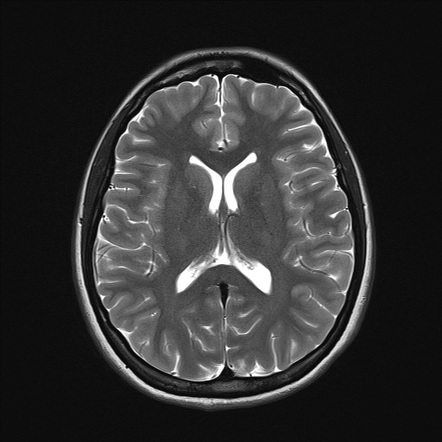
#> input picture brainmri.jpeg, 442 x 442 px
$ python Threshold.py
#> lines starting #> are read from the running program, lines starting #| are printed output that depends on the picture; after the words box and inside, x2 and y2 are one past the last pixel; in counts of white or black regions, pixels touching at a corner belong together
import numpy as np
import cv2 as cv

# img_book = cv.imread('bookpage.jpg')
img_book = cv.imread('brainmri.jpeg')
#> img_book is the input picture: shape (442, 442, 3); min 0, max 255, mean 49.5
img_book_gray = cv.cvtColor(img_book, cv.COLOR_BGR2GRAY)
ret, thresh1= cv.threshold(img_book_gray, 132, 255, cv.THRESH_BINARY)
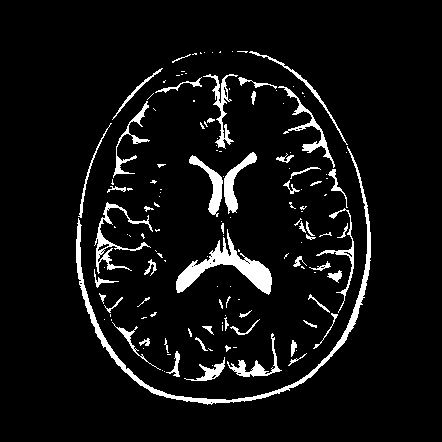
#> thresh1: shape (442, 442); 6.5% white; 142 white regions (87 under 20 px), largest, box (x1, y1, x2, y2) and area: (76, 146, 371, 405) 2629, (176, 229, 272, 295) 1802, (94, 202, 153, 274) 745

# OTSU Thresholding => automatically determine proper threshold number
ret2, thresh2 = cv.threshold(img_book_gray, 0, 255, cv.THRESH_BINARY + cv.THRESH_OTSU)
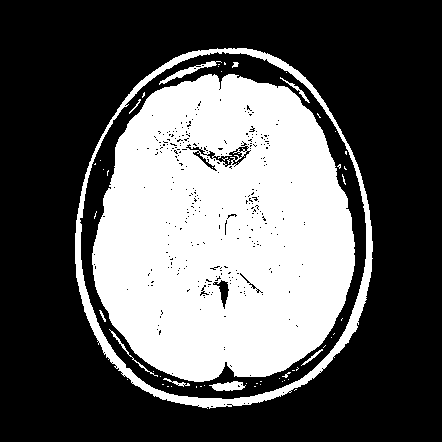
#> thresh2: shape (442, 442); 35.8% white; 57 white regions (46 under 20 px), largest, box (x1, y1, x2, y2) and area: (92, 74, 355, 382) 62231, (75, 48, 373, 409) 6544, (159, 61, 222, 85) 281
#> ret2 = 62
print(ret2) # 22
#| 62.0

# Adaptive Thresholding=> threshold for each region of pic
thresh3 = cv.adaptiveThreshold(img_book_gray, 255, cv.ADAPTIVE_THRESH_GAUSSIAN_C,cv.THRESH_BINARY, 15, 1 )
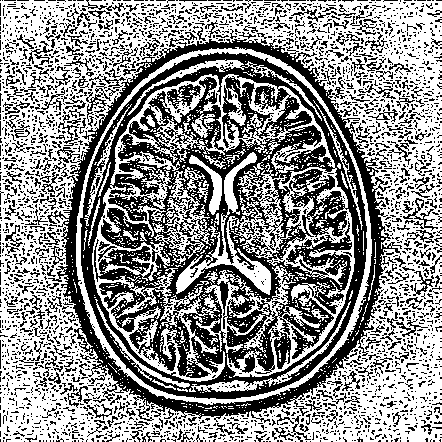
#> thresh3: shape (442, 442); 56.4% white; 3089 black regions (2761 under 20 px), largest, box (x1, y1, x2, y2) and area: (80, 52, 367, 399) 44561, (47, 39, 402, 423) 12085, (167, 84, 201, 109) 385


cv.imshow('original book page', img_book)
cv.imshow('Threshold', thresh1)
cv.imshow('Threshold + OTSU', thresh2)
cv.imshow('Threshold + adaptiveThreshold', thresh3)


cv.waitKey(0)
cv.destroyAllWindows()

$ run again, with bookpage.jpg copied over brainmri.jpeg
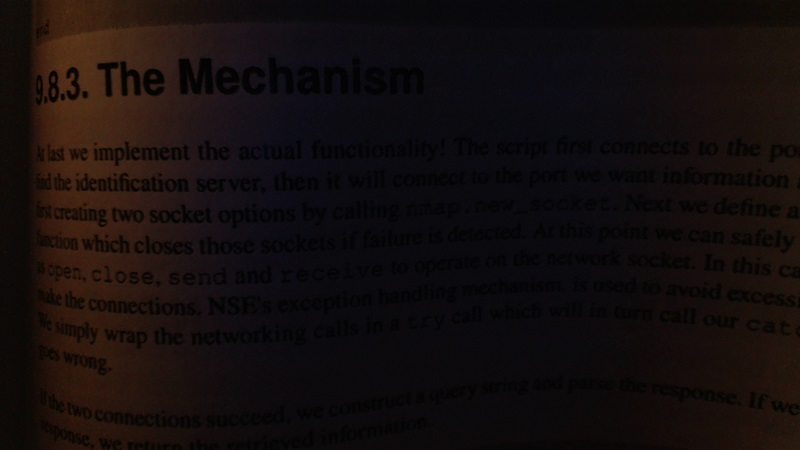
#> input picture bookpage.jpg, 800 x 450 px
#> img_book is the input picture: shape (450, 800, 3); mean B, G, R 13.4, 13.6, 20.3
#> thresh1: shape (450, 800); every value is 0
#> `ret2, thresh2 = cv.threshold(img_book_gray, 0, 255, cv.THRESH_BINARY +..`:
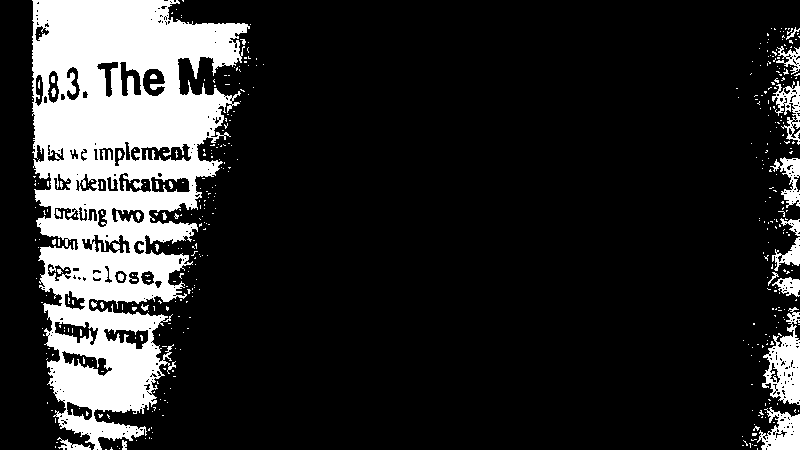
#> thresh2: shape (450, 800); 16.5% white; 428 white regions (399 under 20 px), largest, box (x1, y1, x2, y2) and area: (32, 0, 250, 450) 51813, (762, 307, 800, 405) 1926, (757, 407, 800, 450) 1111
#> ret2 = 22
#| 22.0
#> `thresh3 = cv.adaptiveThreshold(img_book_gray, 255, cv.ADAPTIVE_THRESH_..`:
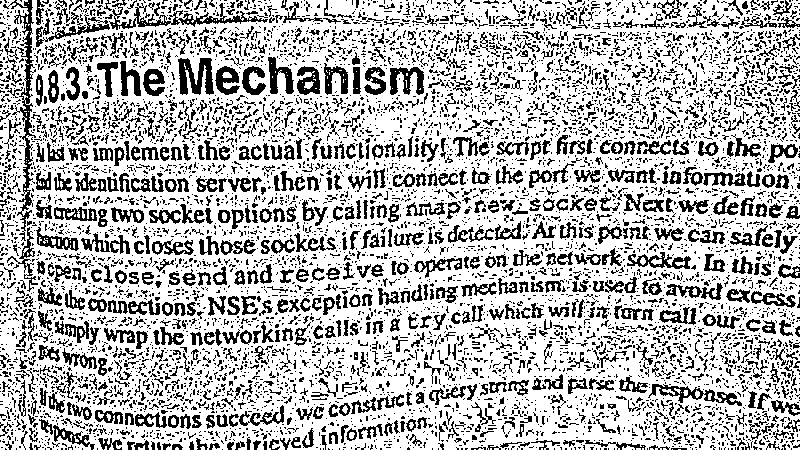
#> thresh3: shape (450, 800); 71.6% white; black in thin lines or dots
